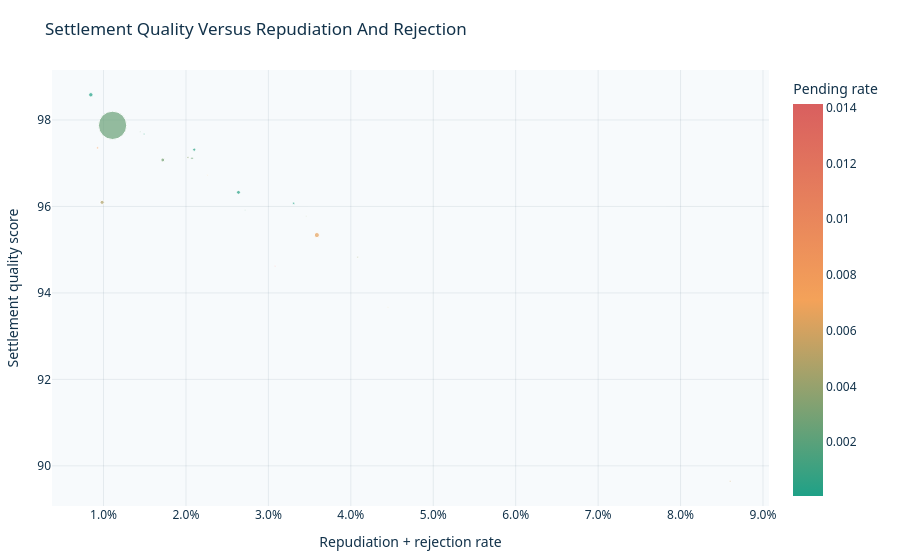

Notebook code for this chart:
### Markdown cell above
## 3. Insurer Settlement Quality

Settlement quality is scored with a weighted framework that emphasizes paid ratios while penalizing repudiation, rejection, and pending closure drag. A credibility adjustment shrinks scores for small books so low-volume insurers do not appear artificially strong.

### Code cell
insurer_summary["paid_rate_no"] = insurer_summary["claims_paid_no"] / insurer_summary["total_claims_no"]
insurer_summary["paid_rate_amt"] = insurer_summary["claims_paid_amt"] / insurer_summary["total_claims_amt"]
insurer_summary["rep_rej_rate_no"] = (
    insurer_summary["claims_repudiated_no"] + insurer_summary["claims_rejected_no"]
) / insurer_summary["total_claims_no"]
insurer_summary["rep_rej_rate_amt"] = (
    insurer_summary["claims_repudiated_amt"] + insurer_summary["claims_rejected_amt"]
) / insurer_summary["total_claims_amt"]
insurer_summary["pending_rate_no"] = insurer_summary["claims_pending_end_no"] / insurer_summary["total_claims_no"]
insurer_summary["pending_rate_amt"] = insurer_summary["claims_pending_end_amt"] / insurer_summary["total_claims_amt"]

insurer_summary["credibility"] = np.clip(np.log10(insurer_summary["total_claims_no"] + 1) / 4, 0, 1)
insurer_summary["quality_score_raw"] = (
    0.45 * insurer_summary["paid_rate_no"]
    + 0.20 * insurer_summary["paid_rate_amt"]
    + 0.20 * (1 - insurer_summary["rep_rej_rate_no"])
    + 0.10 * (1 - insurer_summary["pending_rate_no"])
    + 0.05 * (1 - insurer_summary["pending_rate_amt"])
)
insurer_summary["settlement_quality_score"] = 100 * (
    insurer_summary["credibility"] * insurer_summary["quality_score_raw"]
    + (1 - insurer_summary["credibility"]) * 0.75
)

eligibility_threshold = 5000
eligible = insurer_summary.loc[
    (insurer_summary["total_claims_no"] >= eligibility_threshold)
    & (insurer_summary["years_covered"] >= 3)
].copy()

strong_insurers = eligible.sort_values("settlement_quality_score", ascending=False).head(5).copy()
concerning_insurers = eligible.sort_values("settlement_quality_score", ascending=True).head(5).copy()
best_insurer = strong_insurers.iloc[0]

display(
    strong_insurers[
        [
            "life_insurer_std",
            "settlement_quality_score",
            "total_claims_no",
            "paid_rate_no",
            "rep_rej_rate_no",
            "pending_rate_no",
        ]
    ].assign(
        paid_rate_no=pct(strong_insurers["paid_rate_no"]),
        rep_rej_rate_no=pct(strong_insurers["rep_rej_rate_no"]),
        pending_rate_no=pct(strong_insurers["pending_rate_no"]),
    )
)
display(
    concerning_insurers[
        [
            "life_insurer_std",
            "settlement_quality_score",
            "total_claims_no",
            "paid_rate_no",
            "rep_rej_rate_no",
            "pending_rate_no",
        ]
    ].assign(
        paid_rate_no=pct(concerning_insurers["paid_rate_no"]),
        rep_rej_rate_no=pct(concerning_insurers["rep_rej_rate_no"]),
        pending_rate_no=pct(concerning_insurers["pending_rate_no"]),
    )
)

fig_quality = px.scatter(
    eligible,
    x="rep_rej_rate_no",
    y="settlement_quality_score",
    size="total_claims_no",
    color="pending_rate_no",
    hover_name="life_insurer_std",
    color_continuous_scale=[[0, brand["teal"]], [0.5, brand["amber"]], [1, brand["red"]]],
    title="Settlement Quality Versus Repudiation And Rejection",
    labels={
        "rep_rej_rate_no": "Repudiation + rejection rate",
        "settlement_quality_score": "Settlement quality score",
        "pending_rate_no": "Pending rate",
    },
)
fig_quality.update_xaxes(tickformat=".1%")
polish(fig_quality, height=560).show()

### Figure 1 — Plotly figure (JSON) as saved in the notebook; plotly's stock layout.template omitted (floating-point values rounded to 4 significant figures)
{"data": [{"hovertemplate": "<b>%{hovertext}</b><br><br>Repudiation + rejection rate=%{x}<br>Settlement quality score=%{y}<br>total_claims_no=%{marker.size}<br>Pending rate=%{marker.color}<extra></extra>", "hovertext": ["Aditya Birla Life", "Ageas Federal", "Aviva", "Bajaj Allianz", "Bharti Axa", "Canara HSBC OBC", "Exide Life", "Future Generali", "HDFC Life", "ICICI Prudential", "India First", "Kotak Mahindra", "LIC", "Max Life", "PNB Met Life", "Reliance Nippon", "SBI Life", "Shriram", "Star Union", "Tata AIA"], "legendgroup": "", "marker": {"color": [0.00247, 0.01414, 0.001609, 0.0003261, 0.002151, 0.005858, 0.008096, 0.004541, 0.004858, 0.002906, 0.003839, 0.003505, 0.002512, 8.034e-05, 6.282e-05, 0.0003625, 0.006683, 0.005269, 0.00311, 0.0001882], "coloraxis": "coloraxis", "size": [38870.0, 10190.0, 5593.0, 88920.0, 8369.0, 9730.0, 27540.0, 7707.0, 99210.0, 85680.0, 17190.0, 25400.0, 4563000.0, 112000.0, 31840.0, 57940.0, 151300.0, 18600.0, 9968.0, 21250.0], "sizemode": "area", "sizeref": 11410.0, "symbol": "circle"}, "mode": "markers", "name": "", "orientation": "v", "showlegend": false, "type": "scatter", "x": [0.02074, 0.03082, 0.02718, 0.02637, 0.01446, 0.02261, 0.009295, 0.0445, 0.009827, 0.01719, 0.04083, 0.02024, 0.0111, 0.008463, 0.03307, 0.02101, 0.03588, 0.08602, 0.03461, 0.01492], "xaxis": "x", "y": [97.12, 94.62, 95.93, 96.33, 97.73, 96.73, 97.35, 93.67, 96.1, 97.08, 94.83, 97.13, 97.88, 98.58, 96.07, 97.31, 95.34, 89.64, 95.78, 97.67], "yaxis": "y"}], "layout": {"coloraxis": {"colorbar": {"title": {"text": "Pending rate"}}, "colorscale": [[0, "#1FA187"], [0.5, "#F4A259"], [1, "#D95F5F"]]}, "font": {"color": "#12324A", "family": "Aptos, Segoe UI, Arial"}, "height": 560, "legend": {"itemsizing": "constant", "orientation": "h", "tracegroupgap": 0, "x": 0, "xanchor": "left", "y": 1.02, "yanchor": "bottom"}, "margin": {"b": 40, "l": 40, "r": 30, "t": 70}, "paper_bgcolor": "white", "plot_bgcolor": "#F7FAFC", "title": {"text": "Settlement Quality Versus Repudiation And Rejection"}, "xaxis": {"anchor": "y", "domain": [0, 1], "gridcolor": "rgba(18,50,74,0.08)", "tickformat": ".1%", "title": {"text": "Repudiation + rejection rate"}}, "yaxis": {"anchor": "x", "domain": [0, 1], "gridcolor": "rgba(18,50,74,0.08)", "title": {"text": "Settlement quality score"}}}}
